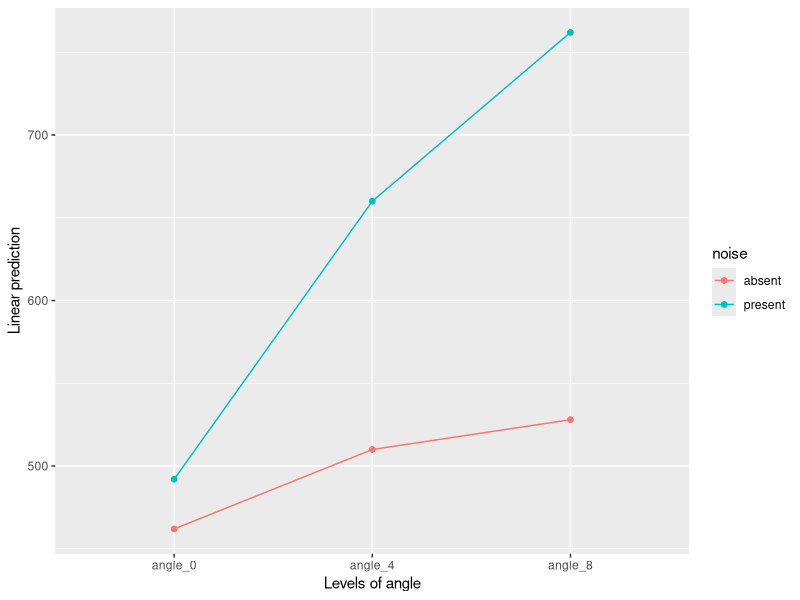
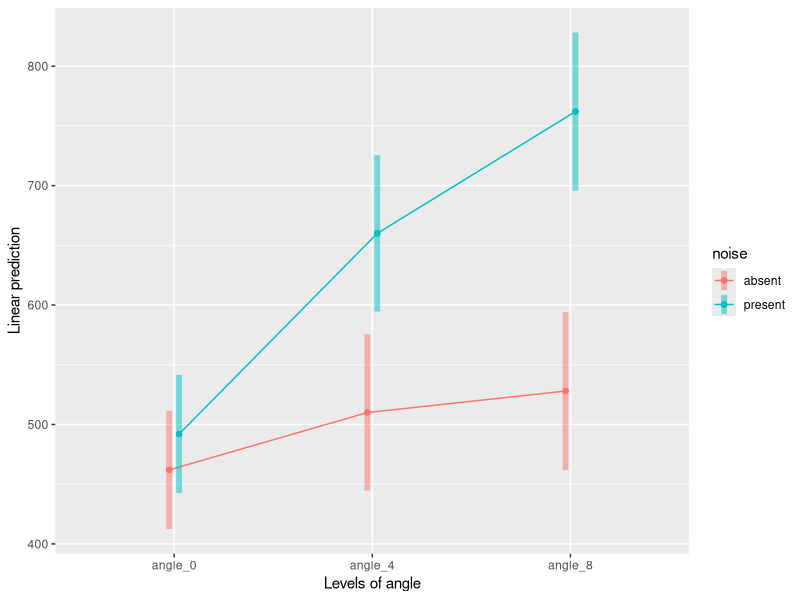
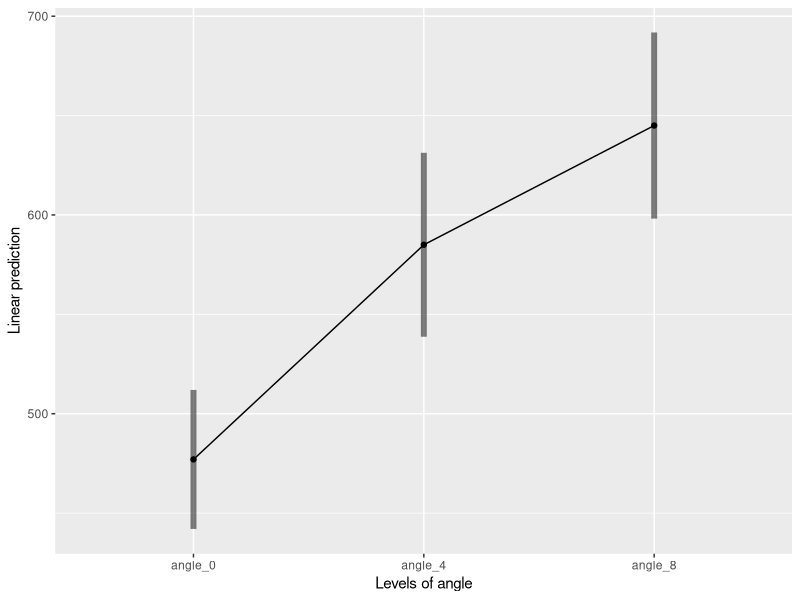
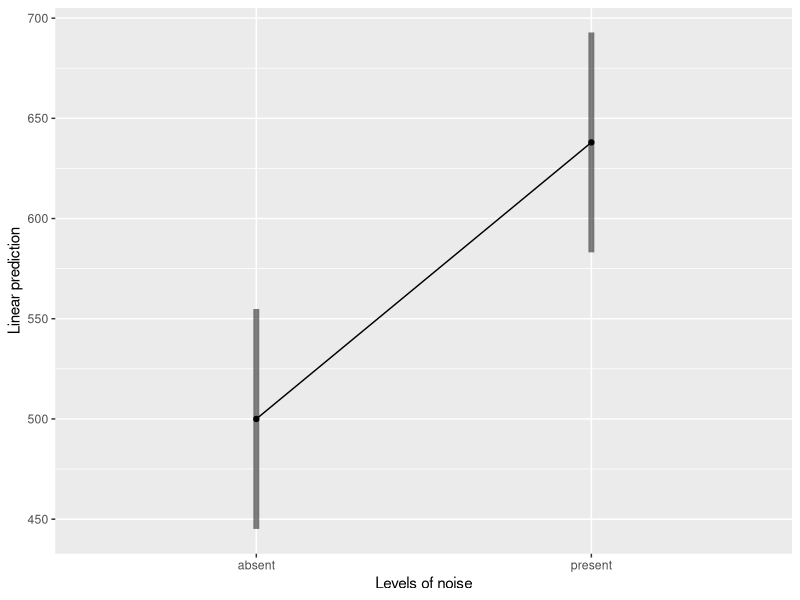
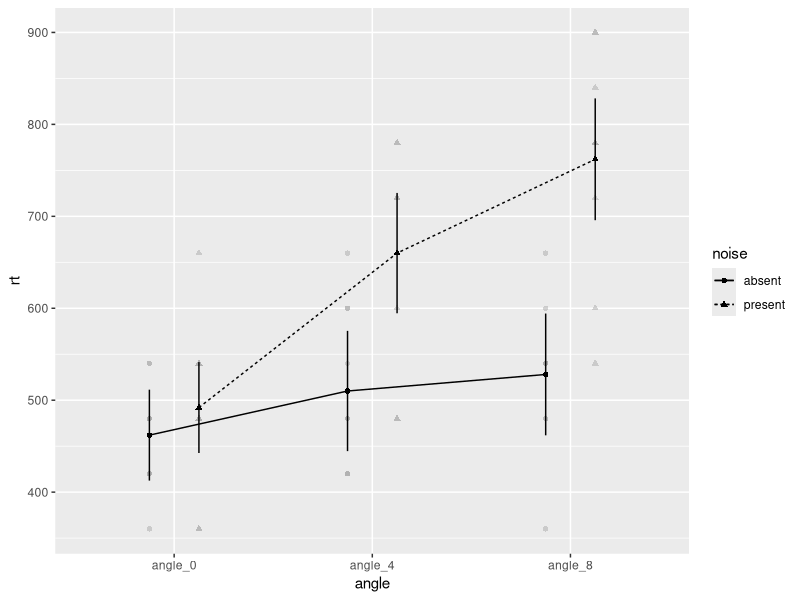
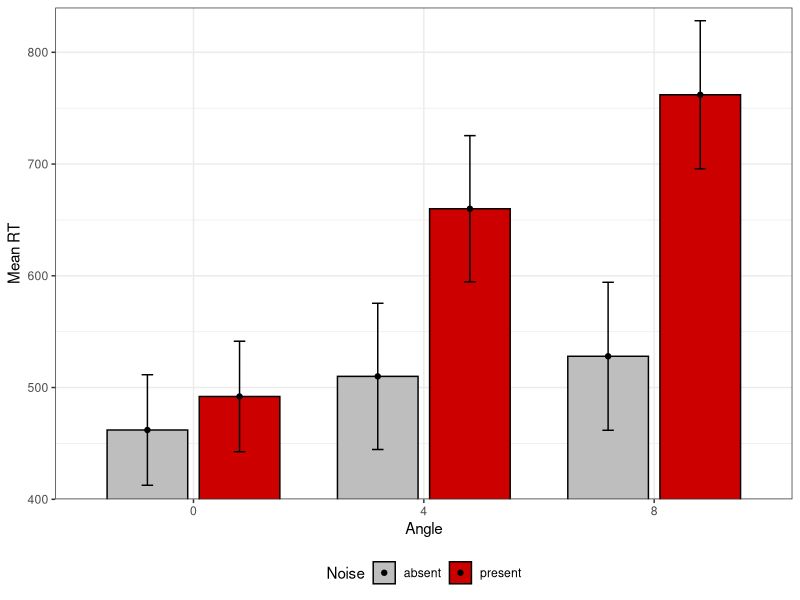
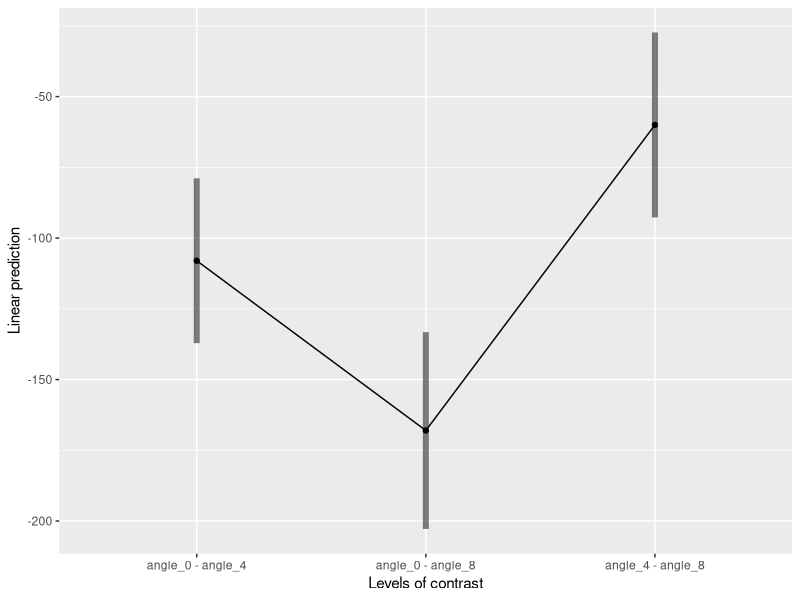

Write R code to recreate these figures, in order.
library(tidyverse)


# Long vs. wide data ------------------------------------------------------

angle_noise <- read.csv('angle-noise_wide.csv')


# WIDE DATA has a row for each subject,
# between-subject variables have a column,
# but within-subject variables are spread across columns.
head(angle_noise)










# LONG DATA (also known as 'tidy data'), has one row per
# each OBSERVATION, and a colmn for each variable
# (including the subject ID!)

long_angle_noise <- angle_noise %>%
  gather('angle','rt',angle_0,angle_4,angle_8)

head(long_angle_noise)






# 2-way ANOVA -------------------------------------------------------------

library(afex)
options(afex.emmeans_model = 'multivariate')
(fit <- aov_ez('id','rt',long_angle_noise,
               between = 'noise', within = c('angle')))
?aov_ez









fit <- aov_ez('id','rt',long_angle_noise,
              between = 'noise', within = 'angle',
              anova_table = list(es = 'pes'))
fit






# Simple effects ----------------------------------------------------------

library(emmeans)

joint_tests(fit)


joint_tests(fit, by = 'noise')


joint_tests(fit, by = 'angle')

emmeans(fit,~angle)

# Plot the data -----------------------------------------------------------

# simple plotting function
emmip(fit,noise~angle)







# add 95% confidence intervals
emmip(fit,noise~angle, CIs = TRUE)
emmip(fit,~angle, CIs = TRUE)
emmip(fit,~noise, CIs = TRUE)









afex_plot(fit,~angle,~noise)
?afex_plot









emmeans(fit,~noise+angle) %>%
  confint() %>%
  # basic plot
  ggplot(aes(angle,emmean,fill = noise, group = noise)) +
  geom_col(width = .7, position = position_dodge(.8), color = 'black') +
  geom_point(position = position_dodge(.8)) +
  geom_errorbar(aes(ymin = lower.CL, ymax = upper.CL), width = .1,position = position_dodge(.8)) +
  # make pretty
  labs(x = 'Angle',y = 'Mean RT', fill = 'Noise') +
  scale_fill_manual(values = c('gray','red3')) +
  scale_x_discrete(labels = c(0,4,8)) +
  coord_cartesian(ylim = c(420,820)) +
  theme_bw() +
  theme(legend.position = 'bottom')


# Contrasts? --------------------------------------------------------------

# if there's time...
em_angle <- emmeans(fit,~angle)
em_angle

contrast(em_angle,"poly")
c_angle <- contrast(em_angle,"pairwise")
c_angle
?`contrast-methods`

contrast(c_angle,"pairwise")

emmip(c_angle,~contrast, CIs = TRUE)
